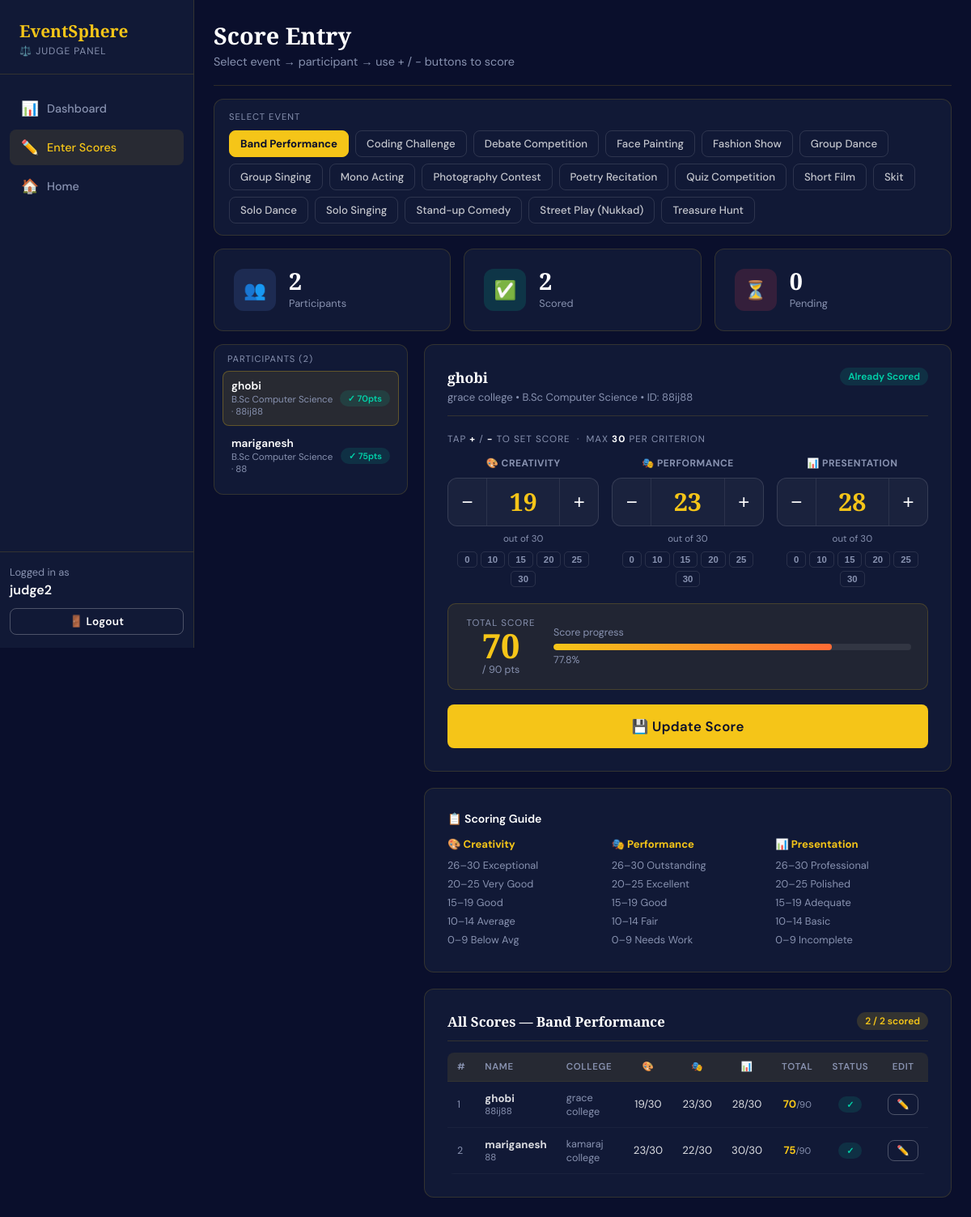
The page /judge/score_entry.php (signed in) on the database its author committed.
### tables this page shows
CREATE TABLE `judges` (
  `id` int(11) NOT NULL,
  `username` varchar(50) NOT NULL,
  `password` varchar(255) NOT NULL,
  `assigned_event` int(11) DEFAULT NULL,
  `created_at` timestamp NOT NULL DEFAULT current_timestamp()
);

CREATE TABLE `events` (
  `id` int(11) NOT NULL,
  `event_name` varchar(100) NOT NULL,
  `description` text DEFAULT NULL,
  `max_participants` int(11) DEFAULT 50,
  `created_at` timestamp NOT NULL DEFAULT current_timestamp(),
  `event_type` enum('solo','group') DEFAULT 'solo',
  `min_team_size` int(11) DEFAULT 1,
  `max_team_size` int(11) DEFAULT 1
);

CREATE TABLE `scores` (
  `id` int(11) NOT NULL,
  `participant_id` int(11) NOT NULL,
  `event_id` int(11) NOT NULL,
  `judge_id` int(11) NOT NULL,
  `creativity` int(11) DEFAULT 0,
  `performance` int(11) DEFAULT 0,
  `presentation` int(11) DEFAULT 0,
  `total` int(11) GENERATED ALWAYS AS (`creativity` + `performance` + `presentation`) STORED,
  `scored_at` timestamp NOT NULL DEFAULT current_timestamp()
);

CREATE TABLE `participants` (
  `id` int(11) NOT NULL,
  `name` varchar(100) NOT NULL,
  `phone` varchar(15) NOT NULL,
  `email` varchar(100) NOT NULL,
  `college` varchar(150) NOT NULL,
  `department` varchar(100) NOT NULL,
  `student_id` varchar(50) NOT NULL,
  `registration_type` enum('solo','group') NOT NULL DEFAULT 'solo',
  `group_name` varchar(120) DEFAULT NULL,
  `registered_at` timestamp NOT NULL DEFAULT current_timestamp()
);

### judge/score_entry.php (the view, shortened to what this page needs)
<?php
$conn     = getConnection();
$judge_id = (int)$_SESSION['judge_id'];
$judge    = $conn->query("SELECT * FROM judges WHERE id = $judge_id")->fetch_assoc();
$sel_eid = (int)($_GET['event_id'] ?? $_POST['event_id'] ?? 0);
$sel_pid = (int)($_GET['pid'] ?? 0);
$events_list = [];
$res = $conn->query("SELECT * FROM events ORDER BY event_name");
while ($r = $res->fetch_assoc()) $events_list[] = $r;
if (!$sel_eid && count($events_list)) $sel_eid = $events_list[0]['id'];
$participants = [];
if ($sel_eid) {
    $res = $conn->query("
        SELECT p.id, p.name, p.college, p.department, p.student_id,
               s.creativity, s.performance, s.presentation, s.total, s.id AS score_id
        FROM participant_events pe
        JOIN participants p ON pe.participant_id = p.id
        LEFT JOIN scores s ON s.participant_id=p.id AND s.event_id=$sel_eid AND s.judge_id=$judge_id
        WHERE pe.event_id = $sel_eid ORDER BY p.name ASC
    ");
    while ($r = $res->fetch_assoc()) {
        $r['id'] = (int)$r['id'];
        $participants[] = $r;
    }
}
$sel_p = null;
if (!$sel_p && count($participants)) {
    if (!$sel_p) { $sel_p=$participants[0]; $sel_pid=$participants[0]['id']; }
}
$total_p  = count($participants);
$scored_p = count(array_filter($participants, fn($p) => $p['score_id']));
$pending_p = $total_p - $scored_p;
$cur_event = '';
foreach ($events_list as $ev) if ($ev['id']==$sel_eid) { $cur_event=$ev['event_name']; break; }
?>
<!DOCTYPE html>
<html lang="en">
<head>
<link rel="stylesheet" href="../css/style.css">
</head>
<body>
<div class="dashboard-layout">
<aside class="sidebar">
  <div class="sidebar-brand">
    <div class="brand-name">EventSphere</div>
    <div class="brand-role">⚖️ Judge Panel</div>
  </div>
  <nav class="sidebar-nav">
    <a href="dashboard.php"><span class="nav-icon">📊</span> Dashboard</a>
    <a href="score_entry.php" class="active"><span class="nav-icon">✏️</span> Enter Scores</a>
    <a href="../index.php"><span class="nav-icon">🏠</span> Home</a>
  </nav>
  <div class="sidebar-footer">
    <div style="font-size:.80rem;color:var(--muted);margin-bottom:3px;">Logged in as</div>
    <div style="font-weight:600;margin-bottom:12px;"><?= htmlspecialchars($judge['username']) ?></div>
    <a href="../logout.php?role=judge" class="btn btn-outline btn-sm w-full" style="justify-content:center;">🚪 Logout</a>
  </div>
</aside>
<main class="main-content">
  <div class="page-header main-pad" style="margin-bottom:16px;">
    <h1>Score Entry</h1>
    <p>Select event → participant → use + / − buttons to score</p>
  </div>
  <div class="content-card content-card-tabs" style="padding:14px 18px;margin-bottom:16px;">
    <div style="font-size:0.70rem;text-transform:uppercase;letter-spacing:1px;color:var(--muted);margin-bottom:10px;">Select Event</div>
    <div class="ev-tabs">
      <?php foreach ($events_list as $ev): ?>
      <a href="score_entry.php?event_id=<?= $ev['id'] ?>"
         class="ev-tab <?= $sel_eid==$ev['id']?'on':'' ?>">
        <?= htmlspecialchars($ev['event_name']) ?>
      </a>
      <?php endforeach; ?>
    </div>
  </div>
  <div class="stats-3 main-pad">
    <div class="stat-card">
      <div class="stat-card-icon icon-blue">👥</div>
      <div class="stat-card-info"><div class="value"><?= $total_p ?></div><div class="label">Participants</div></div>
    </div>
    <div class="stat-card">
      <div class="stat-card-icon icon-green">✅</div>
      <div class="stat-card-info"><div class="value"><?= $scored_p ?></div><div class="label">Scored</div></div>
    </div>
    <div class="stat-card">
      <div class="stat-card-icon icon-red">⏳</div>
      <div class="stat-card-info"><div class="value"><?= $pending_p ?></div><div class="label">Pending</div></div>
    </div>
  </div>
  <?php if ($sel_eid && count($participants) > 0): ?>
  <div class="body-grid main-pad">
    <div class="plist-card">
      <div class="plist-head">Participants (<?= $total_p ?>)</div>
      <?php foreach ($participants as $p): ?>
      <a href="score_entry.php?event_id=<?= $sel_eid ?>&pid=<?= $p['id'] ?>"
         class="plist-row <?= $p['id']==$sel_pid?'on':'' ?>">
        <div style="min-width:0;flex:1">
          <div class="plist-name"><?= htmlspecialchars($p['name']) ?></div>
          <div class="plist-meta"><?= htmlspecialchars($p['department']) ?> · <?= htmlspecialchars($p['student_id']) ?></div>
        </div>
        <?php if ($p['score_id']): ?>
          <span class="badge badge-green" style="font-size:0.68rem;flex-shrink:0;">✓ <?= $p['total'] ?>pts</span>
        <?php else: ?>
          <span class="badge badge-red"   style="font-size:0.68rem;flex-shrink:0;">Pending</span>
        <?php endif; ?>
      </a>
      <?php endforeach; ?>
    </div>
    <div style="display:flex;flex-direction:column;gap:20px;min-width:0">
      <?php if ($sel_p): ?>
      <div class="content-card" style="margin-bottom:0">
        <div class="form-header">
          <div>
            <h3><?= htmlspecialchars($sel_p['name']) ?></h3>
            <p><?= htmlspecialchars($sel_p['college']) ?> &bull; <?= htmlspecialchars($sel_p['department']) ?> &bull; ID: <?= htmlspecialchars($sel_p['student_id']) ?></p>
          </div>
          <?php if ($sel_p['score_id']): ?>
            <span class="badge badge-green">Already Scored</span>
          <?php else: ?>
            <span class="badge badge-red">Not Scored Yet</span>
          <?php endif; ?>
        </div>
        <form method="POST" id="scoreForm">
          <div style="font-size:0.73rem;text-transform:uppercase;letter-spacing:1px;color:var(--muted);margin-bottom:14px;">
            Tap <strong style="color:var(--white)">+</strong> / <strong style="color:var(--white)">−</strong> to set score &nbsp;·&nbsp; Max <strong style="color:var(--white)">30</strong> per criterion
          </div>
          <div class="score-cols">
            <?php $cv = (int)($sel_p['creativity'] ?? 0); ?>
            <div class="score-col">
              <label>🎨 Creativity</label>
              <div class="stepper">
                <button type="button" class="stn-btn dec" onclick="chg('c',-1)">−</button>
                <div class="stn-val <?= $cv>=30?'mx':($cv==0?'zr':'') ?>" id="disp_c"><?= $cv ?></div>
                <button type="button" class="stn-btn inc" onclick="chg('c',+1)">+</button>
              </div>
              <div class="cap">out of 30</div>
              <div class="quick-btns">
                <?php foreach([0,10,15,20,25,30] as $q): ?>
                <button type="button" class="qbtn" onclick="set('c',<?= $q ?>)"><?= $q ?></button>
                <?php endforeach; ?>
              </div>
            </div>
            <?php $pv = (int)($sel_p['performance'] ?? 0); ?>
            <div class="score-col">
              <label>🎭 Performance</label>
              <div class="stepper">
                <button type="button" class="stn-btn dec" onclick="chg('p',-1)">−</button>
                <div class="stn-val <?= $pv>=30?'mx':($pv==0?'zr':'') ?>" id="disp_p"><?= $pv ?></div>
                <button type="button" class="stn-btn inc" onclick="chg('p',+1)">+</button>
              </div>
              <div class="cap">out of 30</div>
              <div class="quick-btns">
                <?php foreach([0,10,15,20,25,30] as $q): ?>
                <button type="button" class="qbtn" onclick="set('p',<?= $q ?>)"><?= $q ?></button>
                <?php endforeach; ?>
              </div>
            </div>
            <?php $prv = (int)($sel_p['presentation'] ?? 0); ?>
            <div class="score-col">
              <label>📊 Presentation</label>
              <div class="stepper">
                <button type="button" class="stn-btn dec" onclick="chg('pr',-1)">−</button>
                <div class="stn-val <?= $prv>=30?'mx':($prv==0?'zr':'') ?>" id="disp_pr"><?= $prv ?></div>
                <button type="button" class="stn-btn inc" onclick="chg('pr',+1)">+</button>
              </div>
              <div class="cap">out of 30</div>
              <div class="quick-btns">
                <?php foreach([0,10,15,20,25,30] as $q): ?>
                <button type="button" class="qbtn" onclick="set('pr',<?= $q ?>)"><?= $q ?></button>
                <?php endforeach; ?>
              </div>
            </div>
          </div>
          <div class="total-box">
            <div class="left">
              <div class="lbl">Total Score</div>
              <div class="num" id="totalNum"><?= $cv + $pv + $prv ?></div>
              <div class="sub">/ 90 pts</div>
            </div>
            <div class="right">
              <div style="font-size:0.78rem;color:var(--muted);margin-bottom:4px;">Score progress</div>
              <div class="bar-track"><div class="bar-fill" id="barFill" style="width:0%"></div></div>
              <div class="bar-pct" id="barPct">0%</div>
            </div>
          </div>
          <div class="action-row">
            <button type="submit" class="btn btn-primary btn-lg btn-save">
              💾 <?= $sel_p['score_id'] ? 'Update Score' : 'Save Score' ?>
            </button>
          </div>
        </form>
      </div>
      <?php endif; ?>
      <div class="content-card" style="margin-bottom:0">
        <div style="font-size:0.88rem;font-weight:600;margin-bottom:14px;">📋 Scoring Guide</div>
        <div class="guide-grid">
          <div class="guide-col"><h4>🎨 Creativity</h4><p>26–30 Exceptional<br>20–25 Very Good<br>15–19 Good<br>10–14 Average<br>0–9 Below Avg</p></div>
          <div class="guide-col"><h4>🎭 Performance</h4><p>26–30 Outstanding<br>20–25 Excellent<br>15–19 Good<br>10–14 Fair<br>0–9 Needs Work</p></div>
          <div class="guide-col"><h4>📊 Presentation</h4><p>26–30 Professional<br>20–25 Polished<br>15–19 Adequate<br>10–14 Basic<br>0–9 Incomplete</p></div>
        </div>
      </div>
      <div class="content-card" style="margin-bottom:0">
        <div style="display:flex;align-items:center;justify-content:space-between;margin-bottom:14px;padding-bottom:12px;border-bottom:1px solid var(--border)">
          <h3 style="font-family:'Playfair Display',serif;font-size:1.05rem;">All Scores — <?= htmlspecialchars($cur_event) ?></h3>
          <span class="badge badge-gold"><?= $scored_p ?> / <?= $total_p ?> scored</span>
        </div>
        <div class="stbl-wrap">
          <table class="stbl">
            <thead>
              <tr>
                <th>#</th><th>Name</th><th>College</th>
                <th style="text-align:center">🎨</th>
                <th style="text-align:center">🎭</th>
                <th style="text-align:center">📊</th>
                <th style="text-align:center">Total</th>
                <th style="text-align:center">Status</th>
                <th style="text-align:center">Edit</th>
              </tr>
            </thead>
            <tbody>
              <?php foreach ($participants as $idx => $p): ?>
              <tr>
                <td style="color:var(--muted);font-size:0.78rem"><?= $idx+1 ?></td>
                <td>
                  <strong><?= htmlspecialchars($p['name']) ?></strong>
                  <div style="font-size:0.72rem;color:var(--muted)"><?= htmlspecialchars($p['student_id']) ?></div>
                </td>
                <td style="font-size:0.79rem;color:var(--muted)"><?= htmlspecialchars(mb_strimwidth($p['college'],0,20,'…')) ?></td>
                <td style="text-align:center"><?= $p['score_id'] ? $p['creativity'].'/30'   : '<span style="color:var(--muted)">—</span>' ?></td>
                <td style="text-align:center"><?= $p['score_id'] ? $p['performance'].'/30'  : '<span style="color:var(--muted)">—</span>' ?></td>
                <td style="text-align:center"><?= $p['score_id'] ? $p['presentation'].'/30' : '<span style="color:var(--muted)">—</span>' ?></td>
                <td style="text-align:center">
                  <?php if($p['score_id']): ?>
                    <strong style="color:var(--gold)"><?= $p['total'] ?></strong><span style="color:var(--muted);font-size:0.70rem">/90</span>
                  <?php else: ?><span style="color:var(--muted)">—</span><?php endif; ?>
                </td>
                <td style="text-align:center">
                  <span class="badge <?= $p['score_id']?'badge-green':'badge-red' ?>" style="font-size:0.68rem">
                    <?= $p['score_id']?'✓':'—' ?>
                  </span>
                </td>
                <td style="text-align:center">
                  <button type="button"
                    class="btn btn-outline btn-sm"
                    style="padding:4px 10px;font-size:0.77rem;cursor:pointer"
                    onclick="window.location.href='score_entry.php?event_id=<?= $sel_eid ?>&pid=<?= $p['id'] ?>'">
                    <?= $p['score_id']?'✏️':'➕' ?>
                  </button>
                </td>
              </tr>
              <?php endforeach; ?>
            </tbody>
          </table>
        </div>
      </div>
    </div>
  </div>
  <?php elseif ($sel_eid): ?>
  <div class="content-card main-pad">
    <div style="text-align:center;padding:48px;color:var(--muted)">⚠️ No participants registered for this event yet.</div>
  </div>
  <?php endif; ?>
</main>
</div>
</body>
</html>

### rows shown on the page
judges: username "judge2"
events: event_name "Band Performance"
events: event_name "Coding Challenge"
events: event_name "Debate Competition"
events: event_name "Face Painting"
events: event_name "Fashion Show"
events: event_name "Group Dance"
events: event_name "Group Singing"
events: event_name "Mono Acting"
events: event_name "Photography Contest"
events: event_name "Poetry Recitation"
events: event_name "Quiz Competition"
events: event_name "Short Film"
events: event_name "Skit"
events: event_name "Solo Dance"
events: event_name "Solo Singing"
events: event_name "Stand-up Comedy"
events: event_name "Street Play (Nukkad)"
events: event_name "Treasure Hunt"
scores: participant.name "ghobi", participant.department "B.Sc Computer Science", participant.student_id "88ij88", total "70", creativity "19", performance "23", presentation "28", $cv + $pv + $prv "70", participant.college "grace college"
scores: participant.name "mariganesh", participant.department "B.Sc Computer Science", participant.student_id "88", total "75", participant.college "kamaraj college", creativity "23", performance "22", presentation "30"
participants: name "ghobi", college "grace college", department "B.Sc Computer Science", student "88ij88"

### other values the page prints
$total_p "2"
$scored_p "2"
$pending_p "0"
$q "0"
$q "10"
$q "15"
$q "20"
$q "25"
$q "30"
